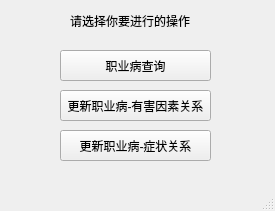
<?xml version="1.0" encoding="UTF-8"?>
<ui version="4.0">
 <class>MainWindow</class>
 <widget class="QMainWindow" name="MainWindow">
  <property name="geometry">
   <rect>
    <x>0</x>
    <y>0</y>
    <width>275</width>
    <height>211</height>
   </rect>
  </property>
  <property name="windowTitle">
   <string>MainWindow</string>
  </property>
  <widget class="QWidget" name="centralwidget">
   <widget class="QLabel" name="label">
    <property name="geometry">
     <rect>
      <x>70</x>
      <y>10</y>
      <width>121</width>
      <height>21</height>
     </rect>
    </property>
    <property name="text">
     <string>请选择你要进行的操作</string>
    </property>
   </widget>
   <widget class="QPushButton" name="pushButton">
    <property name="geometry">
     <rect>
      <x>60</x>
      <y>50</y>
      <width>151</width>
      <height>31</height>
     </rect>
    </property>
    <property name="text">
     <string>职业病查询</string>
    </property>
   </widget>
   <widget class="QPushButton" name="pushButton_2">
    <property name="geometry">
     <rect>
      <x>60</x>
      <y>90</y>
      <width>151</width>
      <height>31</height>
     </rect>
    </property>
    <property name="text">
     <string>更新职业病-有害因素关系</string>
    </property>
   </widget>
   <widget class="QPushButton" name="pushButton_3">
    <property name="geometry">
     <rect>
      <x>60</x>
      <y>130</y>
      <width>151</width>
      <height>31</height>
     </rect>
    </property>
    <property name="text">
     <string>更新职业病-症状关系</string>
    </property>
   </widget>
  </widget>
  <widget class="QMenuBar" name="menubar">
   <property name="geometry">
    <rect>
     <x>0</x>
     <y>0</y>
     <width>275</width>
     <height>22</height>
    </rect>
   </property>
  </widget>
  <widget class="QStatusBar" name="statusbar"/>
 </widget>
 <resources/>
 <connections/>
</ui>
